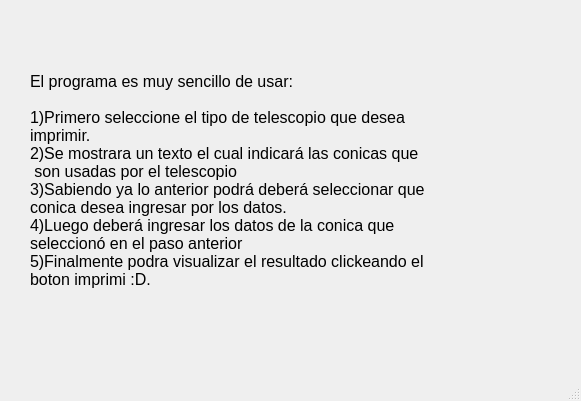
<?xml version="1.0" encoding="UTF-8"?>
<ui version="4.0">
 <class>ThirdWndow</class>
 <widget class="QMainWindow" name="ThirdWndow">
  <property name="geometry">
   <rect>
    <x>0</x>
    <y>0</y>
    <width>581</width>
    <height>401</height>
   </rect>
  </property>
  <property name="windowTitle">
   <string>MainWindow</string>
  </property>
  <widget class="QWidget" name="centralwidget">
   <widget class="QLabel" name="label">
    <property name="geometry">
     <rect>
      <x>30</x>
      <y>20</y>
      <width>531</width>
      <height>321</height>
     </rect>
    </property>
    <property name="font">
     <font>
      <pointsize>12</pointsize>
     </font>
    </property>
    <property name="text">
     <string>El programa es muy sencillo de usar:

1)Primero seleccione el tipo de telescopio que desea
imprimir.
2)Se mostrara un texto el cual indicará las conicas que
 son usadas por el telescopio
3)Sabiendo ya lo anterior podrá deberá seleccionar que
conica desea ingresar por los datos.
4)Luego deberá ingresar los datos de la conica que
seleccionó en el paso anterior
5)Finalmente podra visualizar el resultado clickeando el
boton imprimi :D.</string>
    </property>
   </widget>
  </widget>
  <widget class="QMenuBar" name="menubar">
   <property name="geometry">
    <rect>
     <x>0</x>
     <y>0</y>
     <width>581</width>
     <height>26</height>
    </rect>
   </property>
  </widget>
  <widget class="QStatusBar" name="statusbar"/>
 </widget>
 <resources/>
 <connections/>
</ui>
